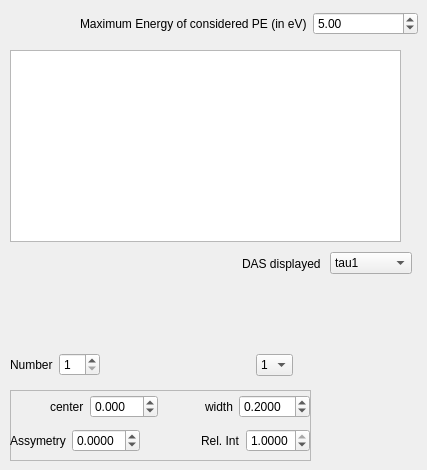
      <widget class="QWidget" name="tab_9">
       <attribute name="title">
        <string>PE min</string>
       </attribute>
       <widget class="QWidget" name="layoutWidget_17">
        <property name="geometry">
         <rect>
          <x>10</x>
          <y>350</y>
          <width>283</width>
          <height>30</height>
         </rect>
        </property>
        <layout class="QHBoxLayout" name="horizontalLayout_77">
         <item>
          <layout class="QHBoxLayout" name="horizontalLayout_78">
           <item>
            <widget class="QLabel" name="label_68">
             <property name="text">
              <string>Number</string>
             </property>
            </widget>
           </item>
           <item>
            <widget class="QSpinBox" name="spinBox_PE_number_bidir_min">
             <property name="minimum">
              <number>1</number>
             </property>
             <property name="maximum">
              <number>40</number>
             </property>
             <property name="value">
              <number>1</number>
             </property>
            </widget>
           </item>
          </layout>
         </item>
         <item>
          <spacer name="horizontalSpacer_21">
           <property name="orientation">
            <enum>Qt::Horizontal</enum>
           </property>
           <property name="sizeHint" stdset="0">
            <size>
             <width>40</width>
             <height>20</height>
            </size>
           </property>
          </spacer>
         </item>
         <item>
          <widget class="QComboBox" name="comboBox_PE_current_bidir_min">
           <item>
            <property name="text">
             <string>1</string>
            </property>
           </item>
          </widget>
         </item>
        </layout>
       </widget>
       <widget class="PlotWidget" name="viewer_pe_bidir_min">
        <property name="geometry">
         <rect>
          <x>10</x>
          <y>50</y>
          <width>391</width>
          <height>192</height>
         </rect>
        </property>
       </widget>
       <widget class="QWidget" name="layoutWidget_18">
        <property name="geometry">
         <rect>
          <x>80</x>
          <y>10</y>
          <width>338</width>
          <height>28</height>
         </rect>
        </property>
        <layout class="QHBoxLayout" name="horizontalLayout_79">
         <item>
          <widget class="QLabel" name="label_69">
           <property name="text">
            <string>Maximum Energy of considered PE (in eV)</string>
           </property>
          </widget>
         </item>
         <item>
          <widget class="QDoubleSpinBox" name="doubleSpinBox_max_Energy_PE_bidir_min">
           <property name="minimum">
            <double>1.000000000000000</double>
           </property>
           <property name="maximum">
            <double>15.000000000000000</double>
           </property>
           <property name="singleStep">
            <double>0.100000000000000</double>
           </property>
           <property name="value">
            <double>5.000000000000000</double>
           </property>
          </widget>
         </item>
        </layout>
       </widget>
       <widget class="QFrame" name="frame_10">
        <property name="geometry">
         <rect>
          <x>10</x>
          <y>390</y>
          <width>301</width>
          <height>71</height>
         </rect>
        </property>
        <property name="frameShape">
         <enum>QFrame::StyledPanel</enum>
        </property>
        <property name="frameShadow">
         <enum>QFrame::Raised</enum>
        </property>
        <property name="lineWidth">
         <number>2</number>
        </property>
        <widget class="QWidget" name="layoutWidget_19">
         <property name="geometry">
          <rect>
           <x>0</x>
           <y>0</y>
           <width>300</width>
           <height>68</height>
          </rect>
         </property>
         <layout class="QVBoxLayout" name="verticalLayout_16">
          <item>
           <layout class="QHBoxLayout" name="horizontalLayout_80">
            <item>
             <layout class="QHBoxLayout" name="horizontalLayout_81">
              <item>
               <spacer name="horizontalSpacer_22">
                <property name="orientation">
                 <enum>Qt::Horizontal</enum>
                </property>
                <property name="sizeHint" stdset="0">
                 <size>
                  <width>40</width>
                  <height>20</height>
                 </size>
                </property>
               </spacer>
              </item>
              <item>
               <widget class="QLabel" name="label_70">
                <property name="text">
                 <string>center</string>
                </property>
               </widget>
              </item>
              <item>
               <widget class="QDoubleSpinBox" name="doubleSpinBox_PE_center_bidir_min">
                <property name="decimals">
                 <number>3</number>
                </property>
                <property name="minimum">
                 <double>-20.000000000000000</double>
                </property>
                <property name="maximum">
                 <double>20.000000000000000</double>
                </property>
                <property name="singleStep">
                 <double>0.001000000000000</double>
                </property>
               </widget>
              </item>
             </layout>
            </item>
            <item>
             <spacer name="horizontalSpacer_23">
              <property name="orientation">
               <enum>Qt::Horizontal</enum>
              </property>
              <property name="sizeHint" stdset="0">
               <size>
                <width>40</width>
                <height>20</height>
               </size>
              </property>
             </spacer>
            </item>
            <item>
             <layout class="QHBoxLayout" name="horizontalLayout_82">
              <item>
               <widget class="QLabel" name="label_71">
                <property name="text">
                 <string>width</string>
                </property>
               </widget>
              </item>
              <item>
               <widget class="QDoubleSpinBox" name="doubleSpinBox_PE_width_bidir_min">
                <property name="decimals">
                 <number>4</number>
                </property>
                <property name="minimum">
                 <double>0.000100000000000</double>
                </property>
                <property name="singleStep">
                 <double>0.001000000000000</double>
                </property>
                <property name="value">
                 <double>0.200000000000000</double>
                </property>
               </widget>
              </item>
             </layout>
            </item>
           </layout>
          </item>
          <item>
           <layout class="QHBoxLayout" name="horizontalLayout_83">
            <item>
             <layout class="QHBoxLayout" name="horizontalLayout_84">
              <item>
               <widget class="QLabel" name="label_72">
                <property name="text">
                 <string>Assymetry</string>
                </property>
               </widget>
              </item>
              <item>
               <widget class="QDoubleSpinBox" name="doubleSpinBox_pe_assymetry_bidir_min">
                <property name="decimals">
                 <number>4</number>
                </property>
                <property name="minimum">
                 <double>-4.000000000000000</double>
                </property>
                <property name="maximum">
                 <double>4.000000000000000</double>
                </property>
                <property name="singleStep">
                 <double>0.000100000000000</double>
                </property>
               </widget>
              </item>
             </layout>
            </item>
            <item>
             <spacer name="horizontalSpacer_24">
              <property name="orientation">
               <enum>Qt::Horizontal</enum>
              </property>
              <property name="sizeHint" stdset="0">
               <size>
                <width>40</width>
                <height>20</height>
               </size>
              </property>
             </spacer>
            </item>
            <item>
             <layout class="QHBoxLayout" name="horizontalLayout_85">
              <item>
               <widget class="QLabel" name="label_73">
                <property name="text">
                 <string>Rel. Int</string>
                </property>
               </widget>
              </item>
              <item>
               <widget class="QDoubleSpinBox" name="doubleSpinBox_pe_rel_intensity_bidir_min">
                <property name="decimals">
                 <number>4</number>
                </property>
                <property name="maximum">
                 <double>1.000000000000000</double>
                </property>
                <property name="singleStep">
                 <double>0.000100000000000</double>
                </property>
                <property name="value">
                 <double>1.000000000000000</double>
                </property>
               </widget>
              </item>
             </layout>
            </item>
           </layout>
          </item>
         </layout>
        </widget>
       </widget>
       <widget class="QWidget" name="layoutWidget_27">
        <property name="geometry">
         <rect>
          <x>242</x>
          <y>250</y>
          <width>170</width>
          <height>27</height>
         </rect>
        </property>
        <layout class="QHBoxLayout" name="horizontalLayout_102">
         <item>
          <widget class="QLabel" name="label_89">
           <property name="text">
            <string>DAS displayed</string>
           </property>
          </widget>
         </item>
         <item>
          <widget class="QComboBox" name="comboBox__DisplayedComponent_bidir_min">
           <item>
            <property name="text">
             <string>tau1</string>
            </property>
           </item>
           <item>
            <property name="text">
             <string>tau2</string>
            </property>
           </item>
           <item>
            <property name="text">
             <string>tau3</string>
            </property>
           </item>
           <item>
            <property name="text">
             <string>offset</string>
            </property>
           </item>
          </widget>
         </item>
        </layout>
       </widget>
      </widget>
